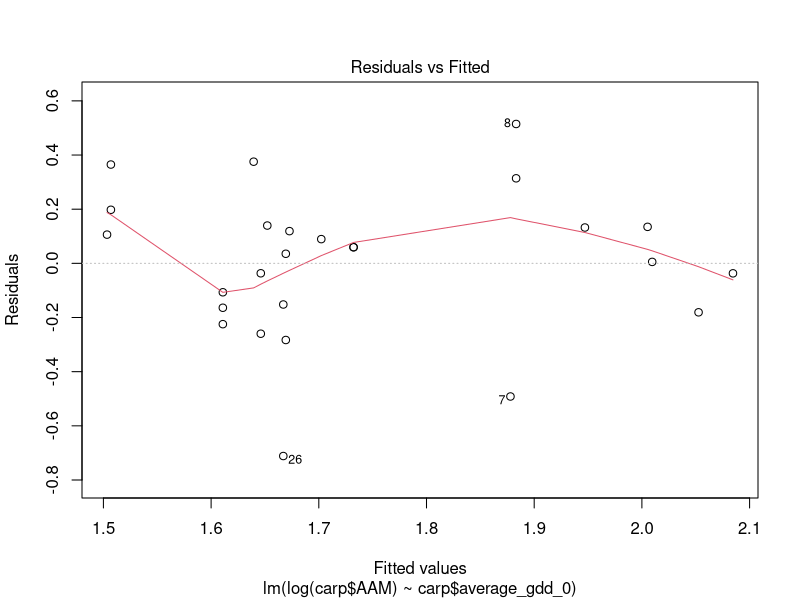
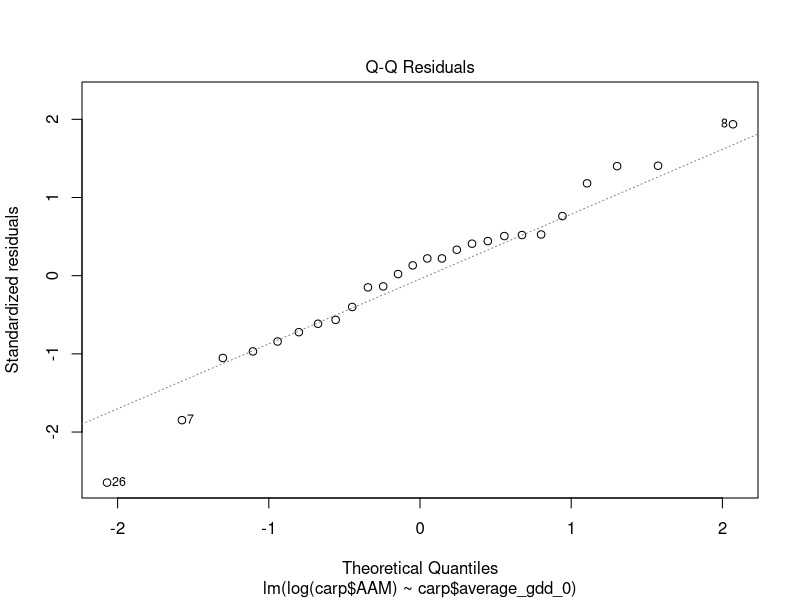
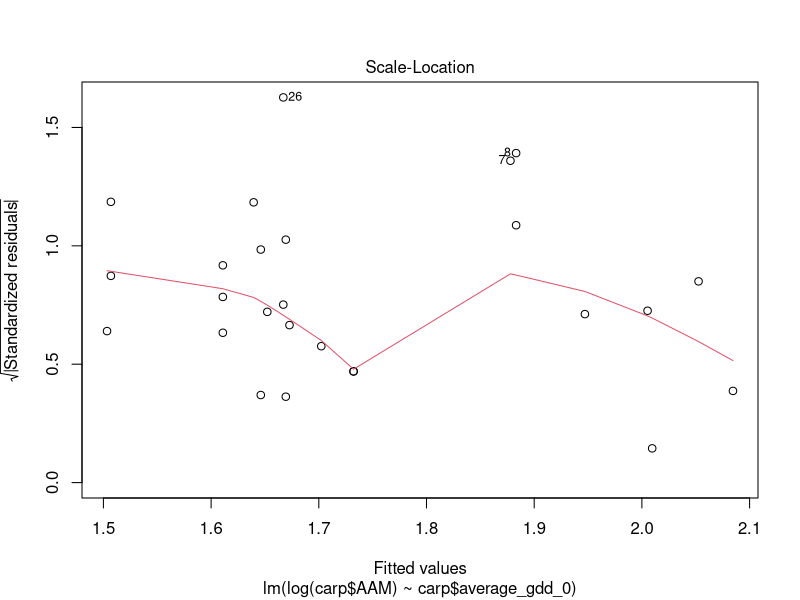
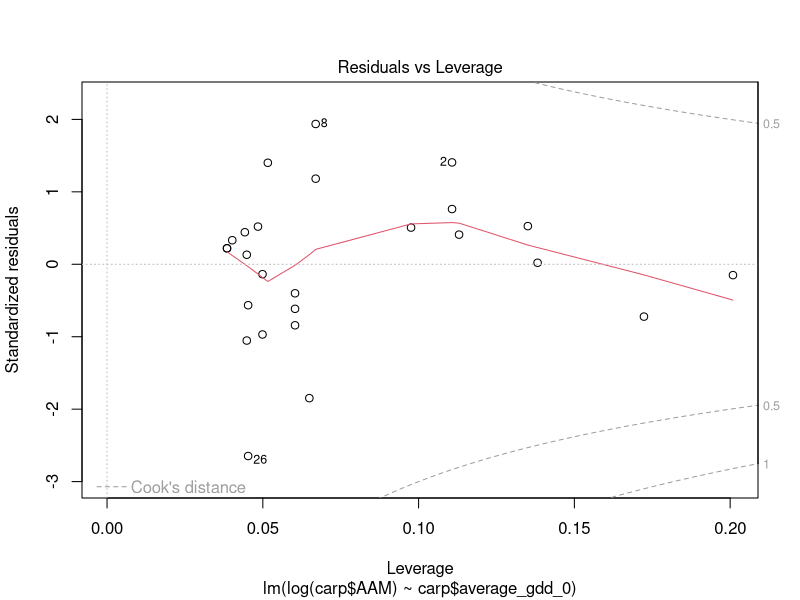
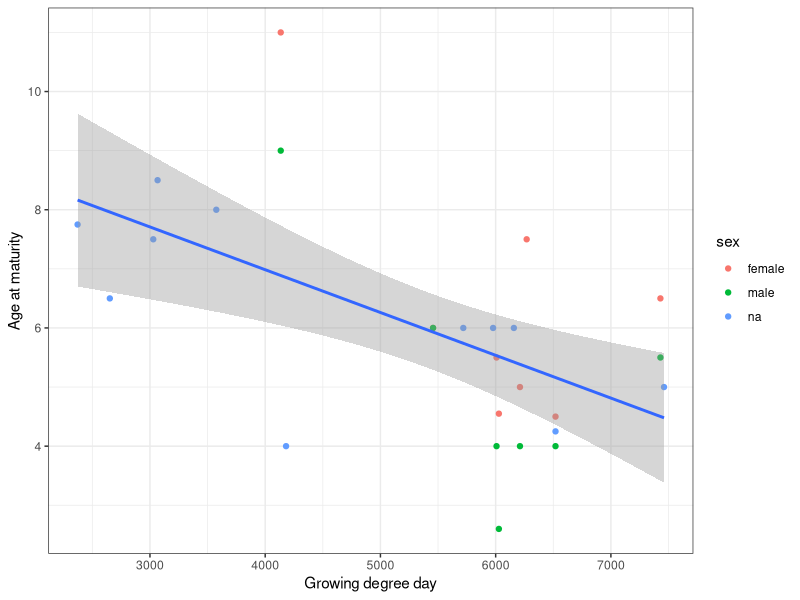
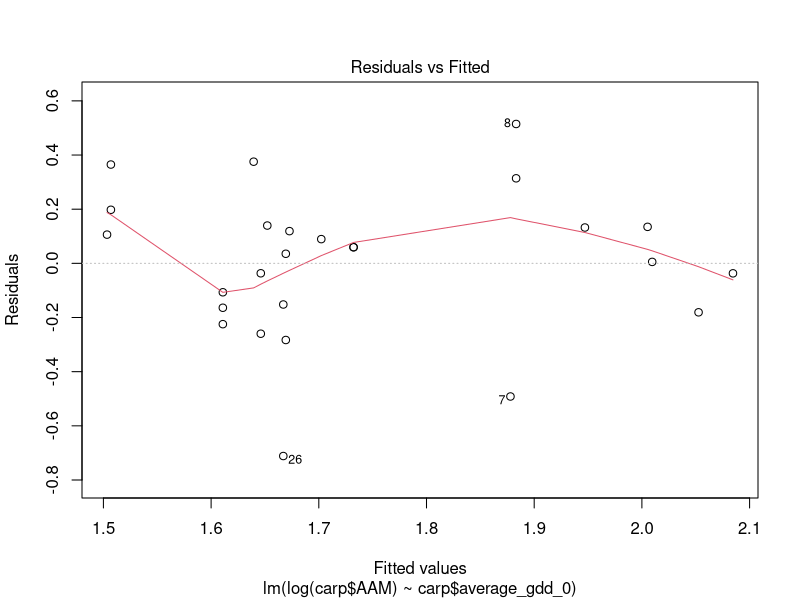
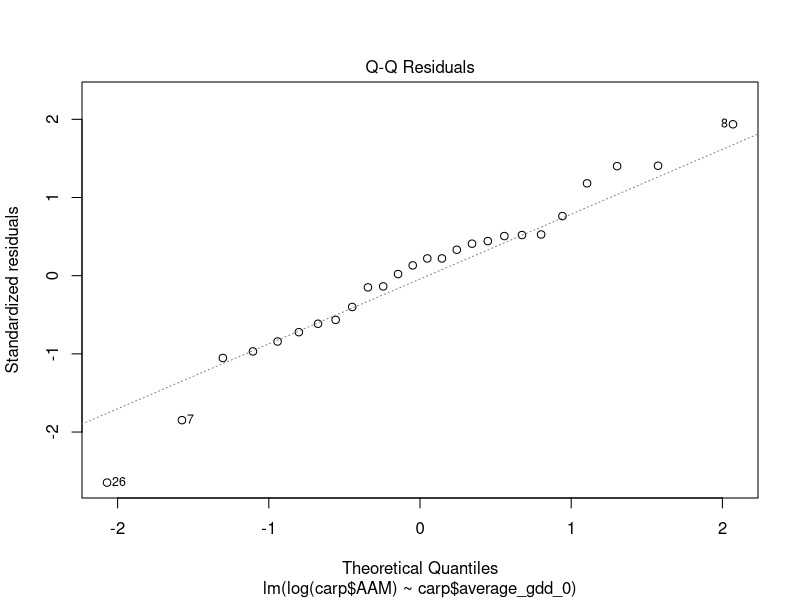
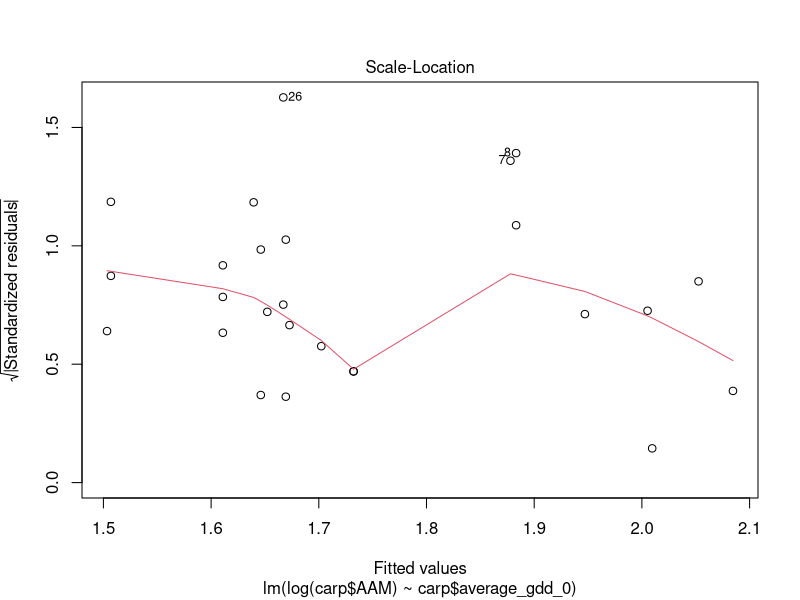

Generate these figures, in order, with R:
#' This script is used to calculate the relationship between black carp age at
#' maturity and growing degree day

library(ggplot2)
library(dplyr)

#### Import data ####

# AAM data for black carp
carp <- read.csv("eddie_carp_new.csv")

# Seperate by sex
carp.f <- carp %>% filter(!row_number() == 15) %>% filter(sex != "male")
carp.m <- carp %>% filter(!row_number() == 15) %>% filter(sex != "female")

#### Relationship between growing degree day base 0 and AAM ####

## Both sexes:
# Regression:
age.gdd <- lm(log(carp$AAM)~carp$average_gdd_0)
summary(age.gdd)
plot(age.gdd)

# Plot the AMM verse gdd_0:
ggplot(carp, mapping = aes(average_gdd_0, AAM))+
  geom_point(aes(colour = sex))+
  geom_smooth(method = "lm")+
  labs(x = "Growing degree day", y = "Age at maturity")+
  theme_bw()


## For females only:
age.gdd.f <- lm(log(carp.f$AAM)~carp.f$average_gdd_0)
summary(age.gdd.f)
plot(age.gdd)

ggplot(carp.f, mapping = aes(average_gdd_0, log(AAM)))+
  geom_point()+
  geom_smooth(method = "lm")+
  labs(x = "Growing degree day", y = "Age at maturity",
       title = "Female, Base 0")+
  theme_classic(base_size = 16)

## For males only:
age.gdd.m <- lm(log(carp.m$AAM)~carp.m$average_gdd_0)
summary(age.gdd.m)
plot(age.gdd)

ggplot(carp.m, mapping = aes(average_gdd_0, log(AAM)))+
  geom_point()+
  geom_smooth(method = "lm")+
  labs(x = "Growing degree day", y = "Age at maturity")+
  theme_classic(base_size = 16)


#### Relationship between growing degree day base 5 and AAM ####

## For females only:
age.gdd.5.f <- lm(log(carp.f$AAM)~carp.f$average_gdd_5)
summary(age.gdd.5.f)
plot(age.gdd.5.f)

ggplot(carp.f, mapping = aes(average_gdd_5, log(AAM)))+
  geom_point()+
  geom_smooth(method = "lm")+
  labs(x = "Growing degree day base 5", y = "Age at maturity",
       title = "Female, Base 5")+
  theme_classic(base_size = 16)

## For males only:
age.gdd.5.m <- lm(log(carp.m$AAM)~carp.m$average_gdd_5)
summary(age.gdd.5.m)
plot(age.gdd.5.m)

ggplot(carp.m, mapping = aes(average_gdd_5, log(AAM)))+
  geom_point()+
  geom_smooth(method = "lm")+
  labs(x = "Growing degree day base 5", y = "Age at maturity",
       title = "Male")+
  theme_classic(base_size = 16)


#### Relationship between growing degree day base 10 and AAM ####

## For females only:
age.gdd.10.f <- lm(log(carp.f$AAM)~carp.f$average_gdd_10)
summary(age.gdd.10.f)
plot(age.gdd.10.f)

ggplot(carp.f, mapping = aes(average_gdd_10, log(AAM)))+
  geom_point()+
  geom_smooth(method = "lm")+
  labs(x = "Growing degree day base 10", y = "Age at maturity",
       title = "Female, Base 10")+
  theme_classic(base_size = 16)

## For males only:
age.gdd.10.m <- lm(log(carp.m$AAM)~carp.m$average_gdd_10)
summary(age.gdd.10.m)
plot(age.gdd.10.m)

ggplot(carp.m, mapping = aes(average_gdd_10, log(AAM)))+
  geom_point()+
  geom_smooth(method = "lm")+
  labs(x = "Growing degree day base 10", y = "Age at maturity",
       title = "Male")+
  theme_classic(base_size = 16)
